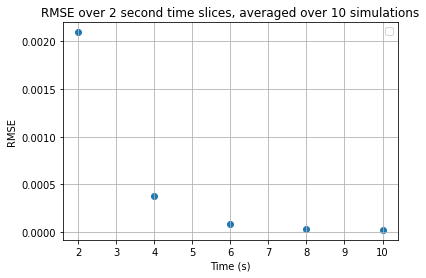

The script that drew this image:

try:
    from IPython import get_ipython
    get_ipython().magic('clear')
    get_ipython().magic('reset -f')
except:
    print("Could not clear console and varaiables")

import matplotlib.pyplot as plt
import nengo
import numpy as np

def initialization(x):
    return 0


N_simulations = 10
N_sublists = 5
sublist_len = 2000
rmses = np.zeros((N_simulations, N_sublists))

for sim_idx in range(N_simulations):
    print(sim_idx)

    model = nengo.Network()
    
    with model:
        
        np.random.seed(sim_idx*100 + 1)
        
        with nengo.Network() as net:
            
            pre = nengo.Ensemble(n_neurons=200, dimensions=1)
            post = nengo.Ensemble(n_neurons=200, dimensions=1)
            error = nengo.Ensemble(n_neurons=200, dimensions=1)
            stim = nengo.Node(nengo.processes.WhiteSignal(period=100, high=2, rms=0.3))
            
            #difference = nengo.Node(size_in=1)
            nengo.Connection(pre, error, transform=-1)
            nengo.Connection(post, error, transform=1)
            #nengo.Connection(difference, error)
            
            # Learning connection, calculates difference between post's
            # output value, and the desired output value given be pre
            c = nengo.Connection(
                pre, 
                post, 
                function = initialization, 
                learning_rule_type = nengo.PES(learning_rate = 1e-4)
            )
            
            nengo.Connection(stim, pre)
            nengo.Connection(error, c.learning_rule)
            
            pre_probe = nengo.Probe(
                pre,
                synapse = nengo.synapses.Alpha(tau = 0.01)
            )
            
            post_probe = nengo.Probe(
                post,
                synapse = nengo.synapses.Alpha(tau = 0.01)
            )
            
            error_probe = nengo.Probe(
                error,
                synapse = nengo.synapses.Alpha(tau = 0.01)
            )
            
            stim_probe = nengo.Probe(
                stim,
                synapse = nengo.synapses.Alpha(tau = 0.01)
            )
            
            
            with nengo.Simulator(net, progress_bar=False) as sim:
                
                sim.run(10)
                    
                #plt.plot(sim.trange(), sim.data[stim_probe], label = "Stimulus")
                #plt.plot(sim.trange(), sim.data[pre_probe], label = "Pre")
                #plt.plot(sim.trange(), sim.data[post_probe], label = "Post")
                #plt.plot(sim.trange(), sim.data[error_probe], label = "Error")
    
        for slice_idx in range(N_sublists):
            start_idx = slice_idx * sublist_len
            end_idx = (slice_idx + 1) * sublist_len
            stim_slice = sim.data[stim_probe][start_idx : end_idx]
            post_slice = sim.data[post_probe][start_idx : end_idx]
            
            rmse = np.square(np.mean(np.square(stim_slice - post_slice)))
            rmses[sim_idx, slice_idx] = rmse
    
rmse_avgs = np.mean(rmses, axis=0)
    
rmse_times = np.arange(2, 11, 2)
plt.scatter(rmse_times, rmse_avgs)
    
plt.title("RMSE over 2 second time slices, averaged over 10 simulations")
plt.legend()
plt.xlabel('Time (s)')
plt.ylabel('RMSE')
plt.grid()
plt.show()
                
            
            
        
    
        
        
        
    
    
            
    
    
    
    
    
    
    
    
    
    
    
    
